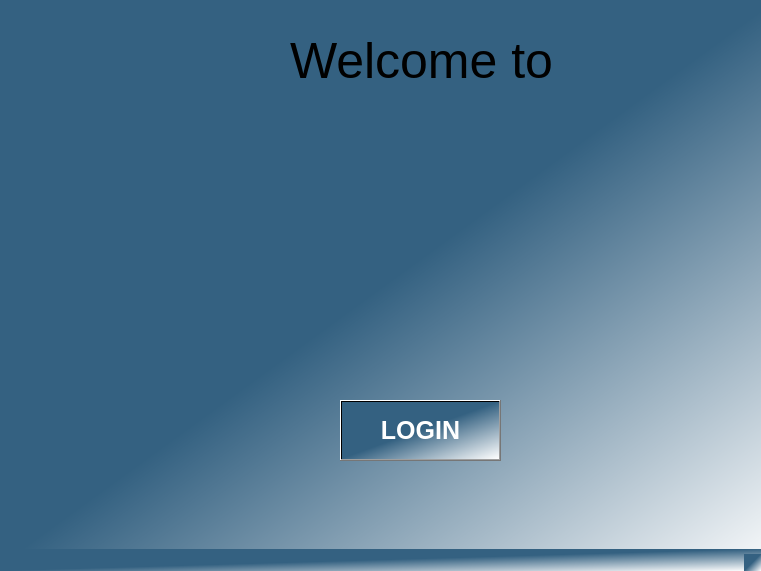
<?xml version="1.0" encoding="UTF-8"?>
<ui version="4.0">
 <class>MainWindow</class>
 <widget class="QMainWindow" name="MainWindow">
  <property name="geometry">
   <rect>
    <x>0</x>
    <y>0</y>
    <width>761</width>
    <height>571</height>
   </rect>
  </property>
  <property name="font">
   <font>
    <family>Arial</family>
    <pointsize>11</pointsize>
    <bold>true</bold>
   </font>
  </property>
  <property name="windowTitle">
   <string>MainWindow</string>
  </property>
  <property name="styleSheet">
   <string notr="true">background-color: rgb(0, 85, 127);
background-color: rgb(0, 62, 90);
background-color: qlineargradient(spread:pad, x1:0, y1:0, x2:1, y2:1, stop:0 rgba(38, 30, 227, 255), stop:1 rgba(255, 255, 255, 255));
background-color: qlineargradient(spread:reflect, x1:0, y1:0, x2:1, y2:1, stop:0.494318 rgba(52, 97, 129, 255), stop:1 rgba(255, 255, 255, 255));
</string>
  </property>
  <widget class="QWidget" name="centralwidget">
   <widget class="QPushButton" name="pushButton2">
    <property name="geometry">
     <rect>
      <x>340</x>
      <y>400</y>
      <width>161</width>
      <height>61</height>
     </rect>
    </property>
    <property name="font">
     <font>
      <pointsize>-1</pointsize>
      <bold>true</bold>
     </font>
    </property>
    <property name="styleSheet">
     <string notr="true">font-size: 25px;
color: white;

</string>
    </property>
    <property name="text">
     <string>LOGIN</string>
    </property>
   </widget>
   <widget class="QLabel" name="label">
    <property name="geometry">
     <rect>
      <x>290</x>
      <y>20</y>
      <width>271</width>
      <height>81</height>
     </rect>
    </property>
    <property name="autoFillBackground">
     <bool>false</bool>
    </property>
    <property name="styleSheet">
     <string notr="true">font-size: 50px;
color: black;
background-color: transparent;

</string>
    </property>
    <property name="text">
     <string>Welcome to</string>
    </property>
   </widget>
   <widget class="QLabel" name="label_2">
    <property name="geometry">
     <rect>
      <x>0</x>
      <y>0</y>
      <width>781</width>
      <height>571</height>
     </rect>
    </property>
    <property name="font">
     <font>
      <bold>true</bold>
     </font>
    </property>
    <property name="text">
     <string/>
    </property>
    <property name="pixmap">
     <pixmap>../assets/Background.jpg</pixmap>
    </property>
    <property name="scaledContents">
     <bool>true</bool>
    </property>
   </widget>
   <widget class="QLabel" name="label_3">
    <property name="geometry">
     <rect>
      <x>290</x>
      <y>110</y>
      <width>261</width>
      <height>241</height>
     </rect>
    </property>
    <property name="styleSheet">
     <string notr="true">background-color: transparent;</string>
    </property>
    <property name="text">
     <string/>
    </property>
    <property name="pixmap">
     <pixmap>../assets/IMS_logo.png</pixmap>
    </property>
    <property name="scaledContents">
     <bool>true</bool>
    </property>
   </widget>
   <zorder>label_2</zorder>
   <zorder>pushButton2</zorder>
   <zorder>label</zorder>
   <zorder>label_3</zorder>
  </widget>
  <widget class="QMenuBar" name="menubar">
   <property name="geometry">
    <rect>
     <x>0</x>
     <y>0</y>
     <width>761</width>
     <height>21</height>
    </rect>
   </property>
  </widget>
  <widget class="QStatusBar" name="statusbar"/>
 </widget>
 <resources/>
 <connections/>
</ui>
